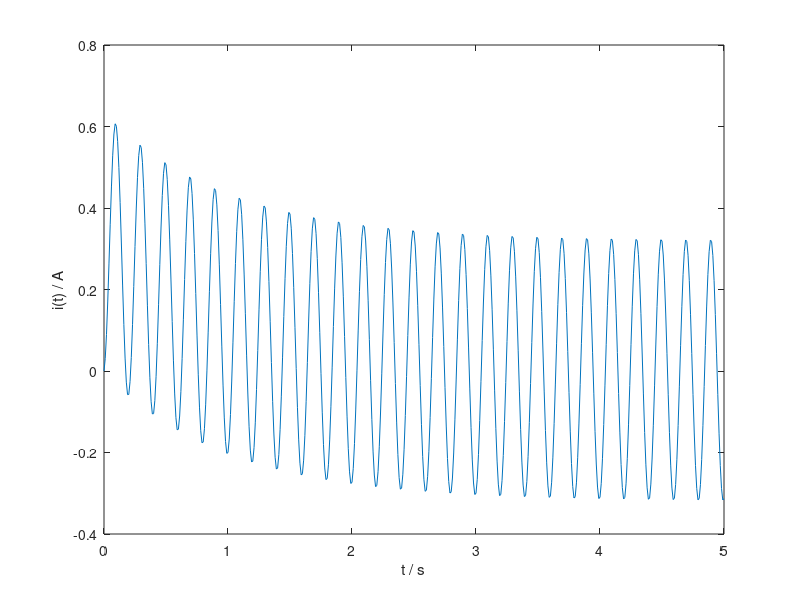

MATLAB code for this plot:
% Euler-forward algorithm
% =======================
%
% Circuit diagram:
%
%        R             L
%      _____
% ----|_____|-------UUUUUU----
% |                          |
% |  ^                       |
% |  |                       |
% |  | i(t)                  |
% |                          |
% o  --------------------->  o
%          ^
%   u(t) = u * sin(omega * t)
%
%  State variable: i(t)
%  Output        : i(t)
%
%  State space representation:
%     di/dt = 1/L * (u - R*i)

clear
close all
format

% Parameters
R       =    1; % Ohm
L       =    1; % Henry
i0      =    0; % Initial current (A)
h       = 0.01; % Time step (s)
t_start =    0; % Start time (s)
t_end   =    5; % Stop time (s)
f       =    5; % Frequency of the input voltage u(t) (Hz)
u_amp   =   10; % Amplitude of the input voltage u(t) (V)

% Initialize time and current
i = i0;
t = t_start;

% Resulting i(t)
it = [];

% Numerical integration using Euler forward
while t <= t_end
	% Input voltage
	u = u_amp * sin(2*pi*f * t);
	% Time derivative of the current
	ip = 1/L * (u - R*i);
	% Integrate
	i = i + ip*h;
	% Save result
	it = [it i];
	% Add time step
	t = t + h;
end

% Plot result
figure(1);
t = [0:length(it)-1] * h;
plot(t, it);
xlabel('t / s');
ylabel('i(t) / A');
